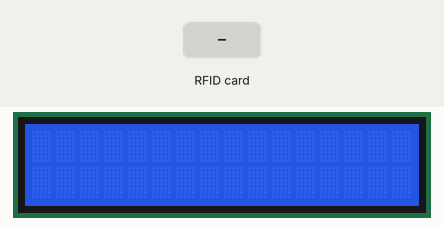
This program was run on a simulated Arduino Uno, built with avr-gcc and run on an emulated ATmega328P. Shown: 16×2 character LCD. The inputs (shaded band) are chosen by the test bench. What the program prints to the serial monitor is not drawn.

Above: at 1.3 s.
1.4 s: RFID card 5E 7A 19 C4 held to the reader
At 2.1 s:
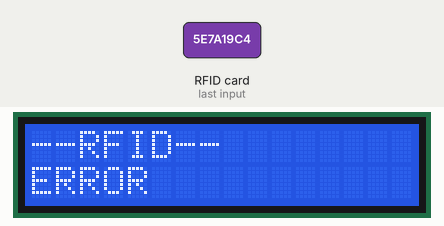
At 3.8 s:
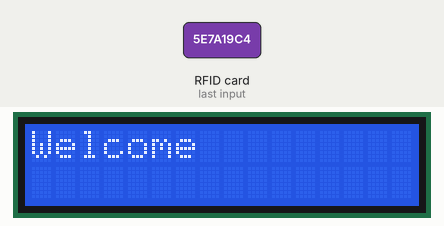
4.4 s: RFID card 5E 7A 19 C4 held to the reader
Timing chart, 0 to 7.4 s (numbered marks = the images above; inputs shaded):
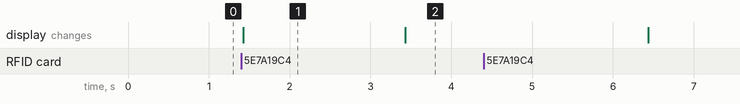

Measured:
- after the input at 1.4 s, the display: changes at once (image 1)
- what the display in image 1 shows lasts 2.0 s, from 1.4 s to 3.4 s

The program:

main.cpp
```cpp
#include <Arduino.h>
#include <Wire.h>
#include <Adafruit_GFX.h>
#include <Adafruit_SSD1306.h>
#include <SPI.h>
#include <MFRC522.h>
#include <LiquidCrystal.h>

#define SS_PIN 10
#define RST_PIN 9

MFRC522 rfid(SS_PIN, RST_PIN);

#define OLED_RESET 4
Adafruit_SSD1306 oled(128, 64, &Wire, OLED_RESET);

byte nuidPICC[4];                     //存储读取的UID
byte cardID[4] = {252, 93, 206, 110}; //存储有权限的卡ID
LiquidCrystal lcd(7, 6, 5, 4, 3, 2);

// 十六进制输出
void printHex(byte *buffer, byte bufferSize)
{
  for (byte i = 0; i < bufferSize; i++)
  {
    Serial.print(buffer[i] < 0x10 ? " 0" : " ");
    Serial.print(buffer[i]);
  }
}

void setup()
{

  Serial.begin(9600);
  SPI.begin();
  lcd.begin(16, 2);
  rfid.PCD_Init();
  Serial.println("RC522初始化完成...");
}

void loop()
{
  //搜索新卡
  if (!rfid.PICC_IsNewCardPresent())
    return;
  // 验证NUID是否可读
  if (!rfid.PICC_ReadCardSerial())
    return;
  MFRC522::PICC_Type piccType = rfid.PICC_GetType(rfid.uid.sak);

  // 检查是否MIFARE卡类型
  if (piccType != MFRC522::PICC_TYPE_MIFARE_MINI &&
      piccType != MFRC522::PICC_TYPE_MIFARE_1K &&
      piccType != MFRC522::PICC_TYPE_MIFARE_4K)
  {
    Serial.println("不支持读取此卡类型");
    return;
  }

  // 保存读取到的UID
  for (byte i = 0; i < 4; i++)
  {
    nuidPICC[i] = rfid.uid.uidByte[i];
  }
  lcd.setCursor(0, 0);
  lcd.print("Welcome~");
  Serial.print("十六进制UID：");
  printHex(rfid.uid.uidByte, rfid.uid.size);
  Serial.println();

  if (nuidPICC[0] == cardID[0] && nuidPICC[1] == cardID[1] && nuidPICC[2] == cardID[2] && nuidPICC[3] == cardID[3])
  {
    lcd.setCursor(0, 0);
    lcd.print("--RFID--");
    lcd.print(" OK");
    lcd.setCursor(0, 2);
    delay(1000);
    lcd.println(("OK"));
    lcd.println("OPEN");
    lcd.setCursor(0, 0);
    delay(2000);
    lcd.println("Welcome       ");
    lcd.setCursor(0, 2);
    lcd.println("                  ");
  }
  else
  {
    lcd.setCursor(0, 0);
    lcd.print("--RFID--");
    lcd.setCursor(0, 2);
    lcd.print("ERROR");
    delay(2000);
    lcd.setCursor(0, 0);
    lcd.println("Welcome       ");
    lcd.setCursor(0, 2);
    lcd.println("                  ");
  }
  // 使放置在读卡区的IC卡进入休眠状态，不再重复读卡
  rfid.PICC_HaltA();

  // 停止读卡模块编码
  rfid.PCD_StopCrypto1();
  delay(3000);
}
```
